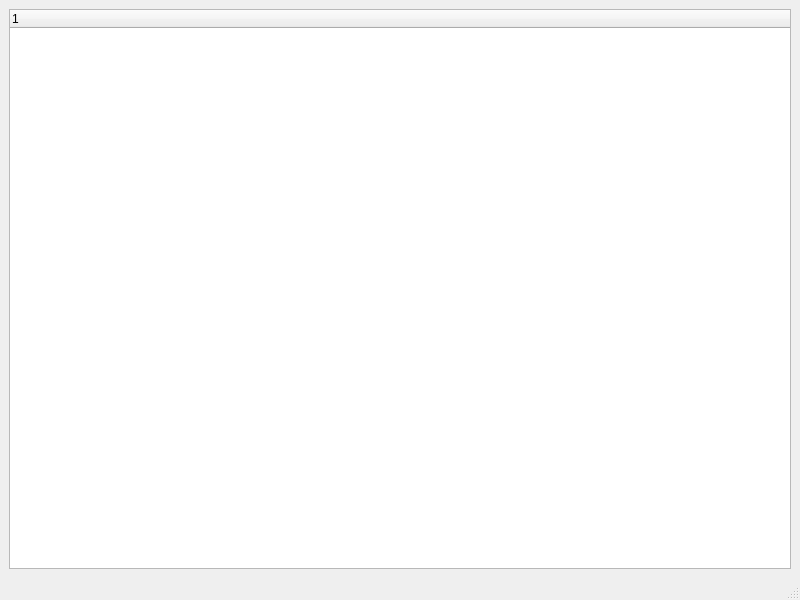
<?xml version="1.0" encoding="UTF-8"?>
<ui version="4.0">
 <class>MainWindow</class>
 <widget class="QMainWindow" name="MainWindow">
  <property name="geometry">
   <rect>
    <x>0</x>
    <y>0</y>
    <width>800</width>
    <height>600</height>
   </rect>
  </property>
  <property name="windowTitle">
   <string>MainWindow</string>
  </property>
  <widget class="QWidget" name="centralwidget">
   <layout class="QVBoxLayout" name="verticalLayout">
    <item>
     <widget class="QTreeWidget" name="treeWidget">
      <property name="sizePolicy">
       <sizepolicy hsizetype="Expanding" vsizetype="Expanding">
        <horstretch>5</horstretch>
        <verstretch>4</verstretch>
       </sizepolicy>
      </property>
      <property name="sizeIncrement">
       <size>
        <width>0</width>
        <height>0</height>
       </size>
      </property>
      <column>
       <property name="text">
        <string notr="true">1</string>
       </property>
      </column>
     </widget>
    </item>
   </layout>
  </widget>
  <widget class="QMenuBar" name="menubar">
   <property name="geometry">
    <rect>
     <x>0</x>
     <y>0</y>
     <width>800</width>
     <height>25</height>
    </rect>
   </property>
  </widget>
  <widget class="QStatusBar" name="statusbar"/>
 </widget>
 <resources/>
 <connections/>
</ui>
